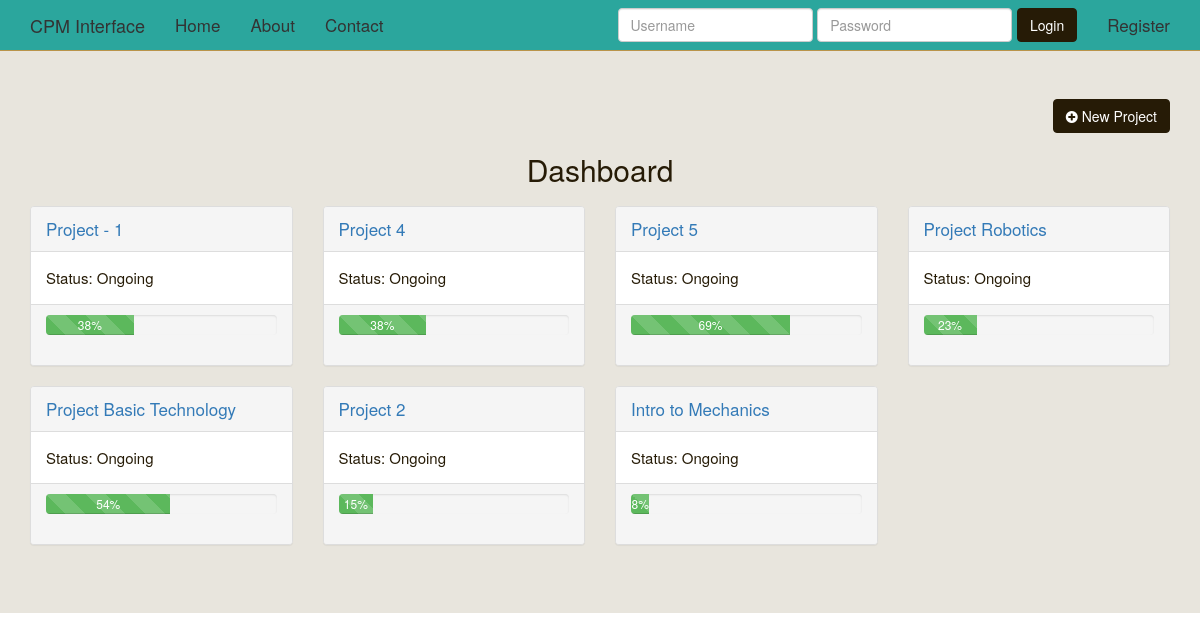
/profile/, run on the app's committed database.
### cpm/models.py (models this page shows, shortened)
class Project(models.Model):
	name = models.CharField(max_length=50, blank=False, null=False, unique=True)
	status = models.CharField(max_length=15,blank = False,null=False)
	completion = models.IntegerField(blank=False, null=False,validators=[MaxValueValidator(100), MinValueValidator(1)])
	start_date = models.DateTimeField()
	end_date = models.DateTimeField()

### cpm/views.py (the view)
# urls.py: url(r'^profile/$', cpm.views.profile, name='profile'),
def profile(request):
    project_data = Project.objects.all()
    context={
            "form":project_data
        }
    return render(request, "profile.html",context)

### templates/profile.html (shortened to what this page needs)
{% extends "base.html" %}
{% load staticfiles %}
{% block jumbotron %}
<div class="jumbotron">
<div class="container">
<a type = "button "class="btn btn-default pull-right"href="{% url 'addproject' %}"> <i class= "fa fa-plus-circle"></i> New Project</a>
<div class="row">
<div class='col-sm-12'>
<h2 class="text-align-center">Dashboard</h2>	<div class='row'>
	{%for project in form %}
		<div class='col-md-3'>
		<div class="panel panel-default">
	    <div class="panel-heading"><a href="{% url 'projectoverview' name=project.name%}" >{{project.name}}</a></div>
	    <div class="panel-body" style='font-size:15px;'>Status: {{project.status}}</div>
	    <div class="panel-footer">
	  <div class="progress">
			  <div class="progress-bar progress-bar-success progress-bar-striped active" role="progressbar"
			  aria-valuenow="40" aria-valuemin="0" aria-valuemax="100" style="width:{{project.completion}}%">
			    {{project.completion}}%
			  </div>
		</div>
		</div>
  </div>
	</div>
	{% endfor %}
</div>
</div>
</div>
</div>
{% endblock %}

### static_in_pro/our_static/css/navbar-static-top.css (style rules this page uses)
body { min-height: 2000px; }

### static_in_pro/our_static/css/custom-css.css (style rules this page uses)
.text-align-center { text-align:center; }

### data on the page
Project: name "Project - 1", status "Ongoing", completion "38"
Project: name "Project 4", status "Ongoing", completion "38"
Project: name "Project 5", status "Ongoing", completion "69"
Project: name "Project Robotics", status "Ongoing", completion "23"
Project: name "Project Basic Technology", status "Ongoing", completion "54"
Project: name "Project 2", status "Ongoing", completion "15"
Project: name "Intro to Mechanics", status "Ongoing", completion "8"
